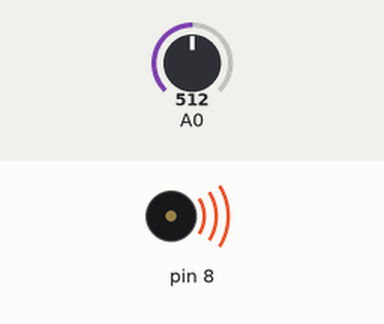
A sketch run on a simulated Arduino Uno, built with avr-gcc and run on an emulated ATmega328P. Parts: buzzer (waves = sounding). Inputs (shaded band) come from the test bench; at power-on: A0 = 512. What the sketch prints to the serial monitor is not drawn.

Above: at 0.1 s.
Timing chart, 0 to 1.6 s (numbered marks = the images above):
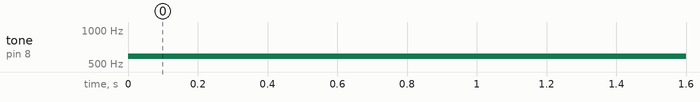

Measured:
- by itself, tone on pin 8: silent → 587 Hz at 0.00 s

The sketch:

keyboard_instrument_may19a.ino
```cpp
const float notes[] = {440, 466.16, 493.88, 523.25, 554.36, 587.32, 622.26, 659.26, 698.46};
void setup() {
  Serial.begin(9600);
}

void loop() {
  int keyVal = analogRead(A0);
  Serial.println(keyVal);
  if(keyVal < 50) {
    // Af
    tone(8, notes[0]);
  } else if(keyVal >= 50 && keyVal < 92) {
    // B
    tone(8, notes[2]);
  } else if(keyVal >= 92 && keyVal < 134) {
    // A#
    tone(8, notes[1]);
  } else if (keyVal >= 134 && keyVal < 339) {
    // C
    tone(8, notes[3]);
  } else if (keyVal >= 339 && keyVal < 526) {
    // D
    tone(8, notes[5]);
  } else if (keyVal >= 526 && keyVal < 597) {
    // C#
    tone(8, notes[4]);
  } else if (keyVal >= 597 && keyVal < 690) {
    // E
    tone(8, notes[7]);
  } else if (keyVal >= 690 && keyVal < 773) {
    // D#
    tone(8, notes[6]);
  } else if (keyVal >= 773) {
    // F
    tone(8, notes[8]);
  } else {
    noTone(8);
  }

}
```
